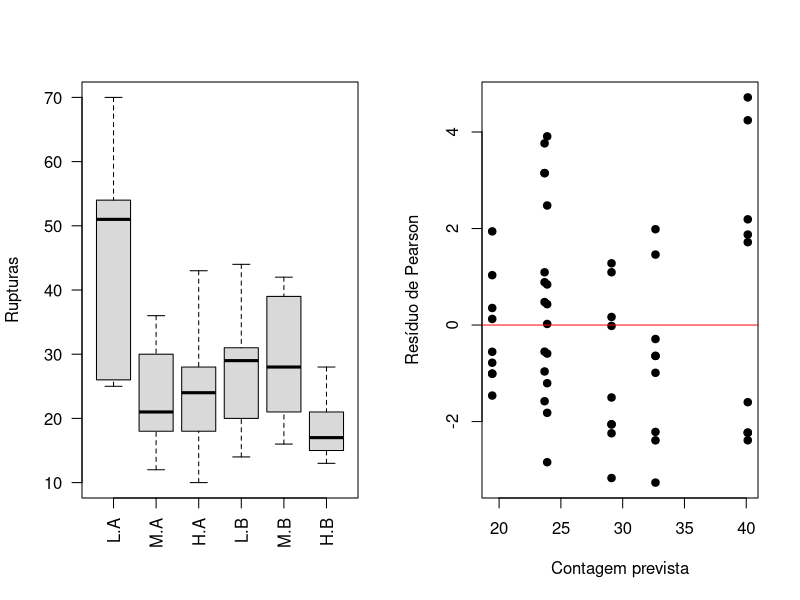

Recreate this plot in R.
# Regressão de Poisson: exemplo completo ----
# Pacote: apenas o stats (já vem com o R). Dados: warpbreaks.

# 1. Dados: 54 teares; número de rupturas do fio por tipo de lã e tensão
str(warpbreaks)
aggregate(breaks ~ wool + tension, data = warpbreaks,
          FUN = function(v) c(media = mean(v), variancia = var(v)))

# 2. Ajuste do modelo com ligação logarítmica
modelo <- glm(breaks ~ wool + tension, data = warpbreaks, family = poisson)
summary(modelo)

# 3. Razões de taxas (exp dos coeficientes) e intervalos de confiança de 95%
exp(cbind(razao_de_taxas = coef(modelo), confint(modelo)))

# 4. Testes da razão de verossimilhanças para cada termo
anova(modelo, test = "Chisq")

# 5. Diagnóstico de superdispersão
X2 <- sum(residuals(modelo, type = "pearson")^2)
phi <- X2 / df.residual(modelo)
c(qui2_Pearson = X2, gl = df.residual(modelo), phi = phi,
  deviance_por_gl = deviance(modelo) / df.residual(modelo))
pchisq(deviance(modelo), df.residual(modelo), lower.tail = FALSE)

# 6. Correção quase-Poisson: mesmos coeficientes, erros-padrão maiores
modelo_qp <- glm(breaks ~ wool + tension, data = warpbreaks, family = quasipoisson)
summary(modelo_qp)

# 7. Contagens previstas por combinação
novo <- expand.grid(wool = c("A", "B"), tension = c("L", "M", "H"))
cbind(novo, previsto = round(predict(modelo, novo, type = "response"), 3))

# 8. Gráficos
par(mfrow = c(1, 2))
boxplot(breaks ~ tension + wool, data = warpbreaks, col = "gray85", las = 2, xlab = "", ylab = "Rupturas")
plot(fitted(modelo), residuals(modelo, type = "pearson"), pch = 19,
     xlab = "Contagem prevista", ylab = "Resíduo de Pearson"); abline(h = 0, col = "red")
par(mfrow = c(1, 1))
